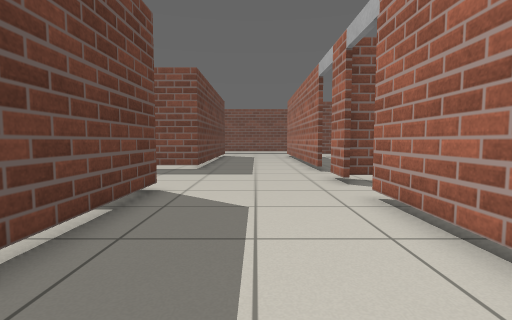
[1] (above)

18 first-person views from a walk through a world built for the Gazebo simulator. The camera is 0.72 m above the floor, tilts 4° down and sees 85° across. The floor is counted in squares, 0.5 m on a side. Each view is taken from the middle of a square. On the plan, view 1 faces up. The plan holds only what a view shows up to about 14 squares ahead; the rest is blank. The place goes on beyond the plan. Simple shapes stand in for some stock models.

[2]
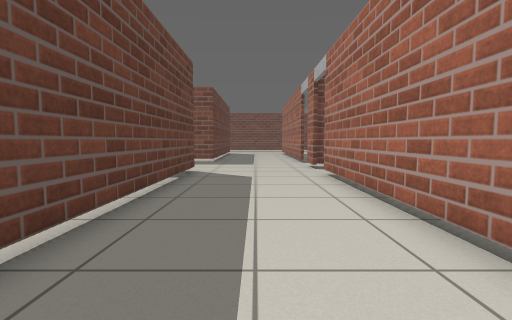

[3]
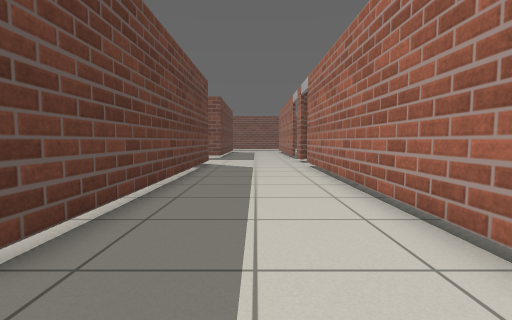

[4]
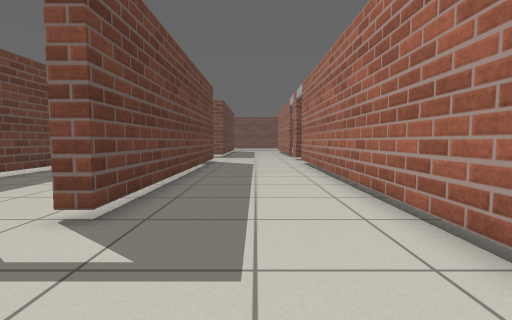

[5]
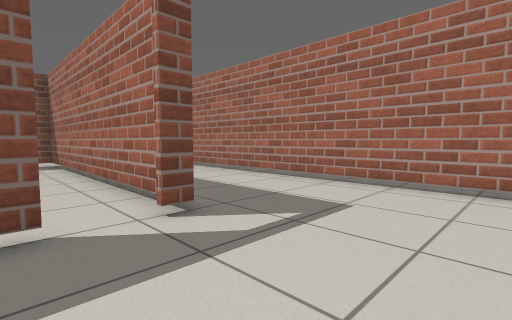

[6]
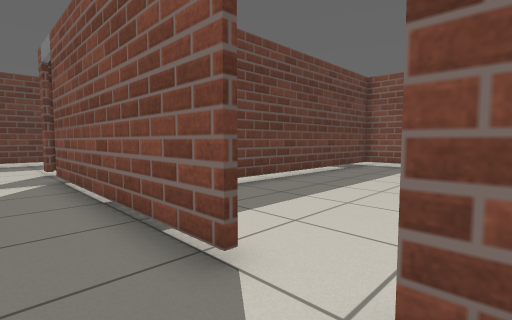

[7]
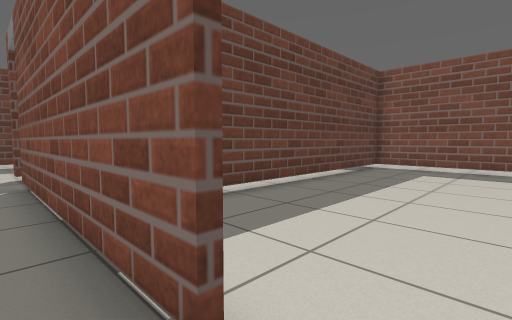

[8]
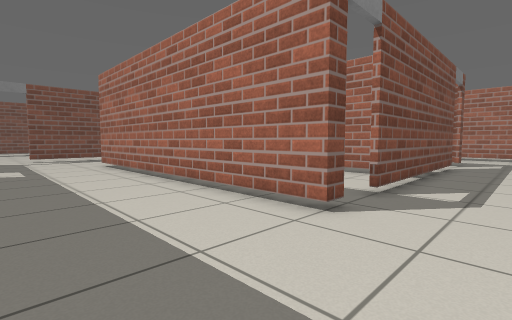

[9]
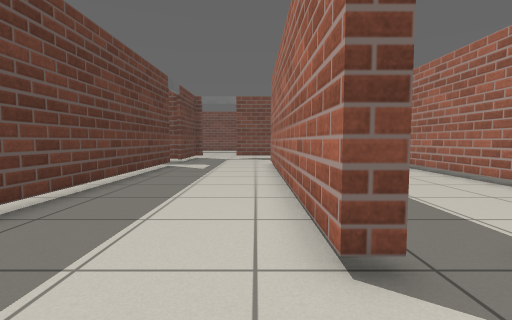

[10]
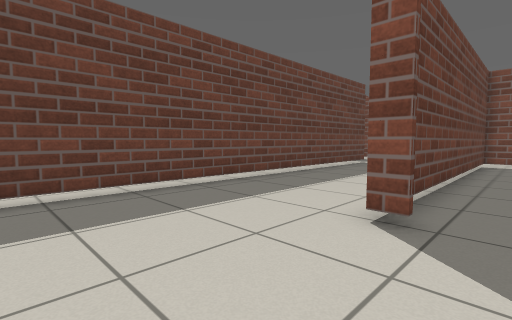

[11]
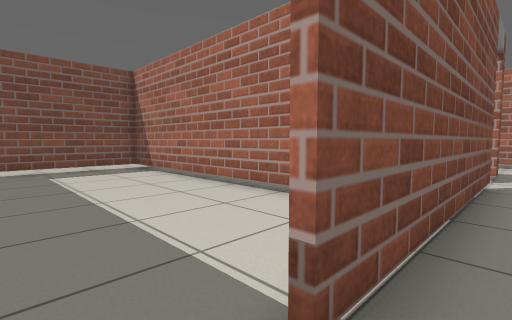

[12]
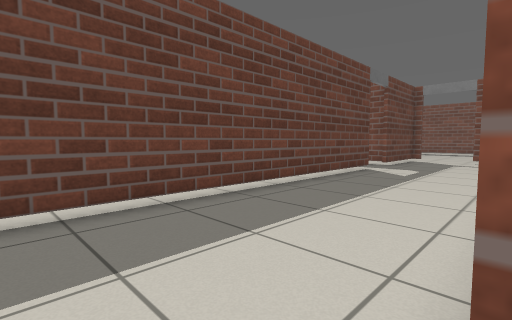

[13]
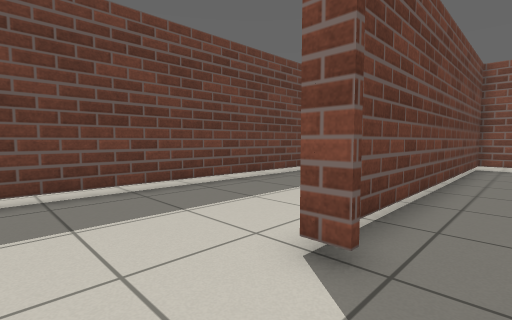

[14]
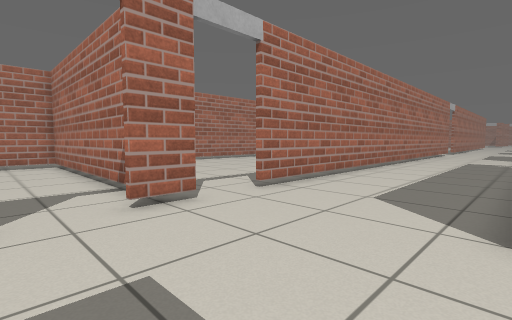

[15]
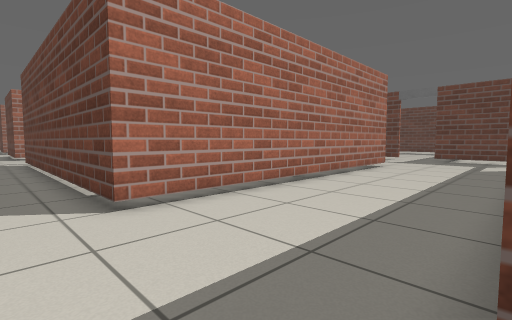

[16]
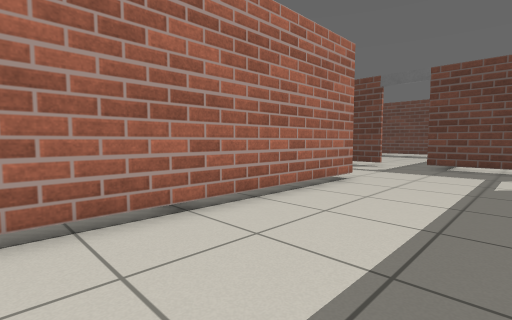

[17]
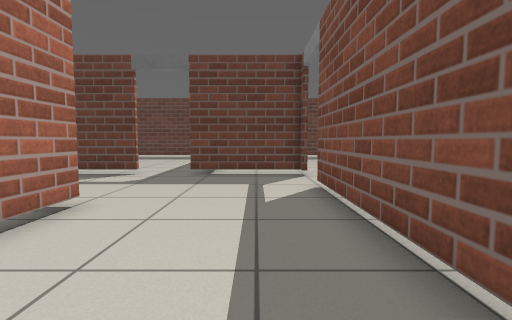

[18]
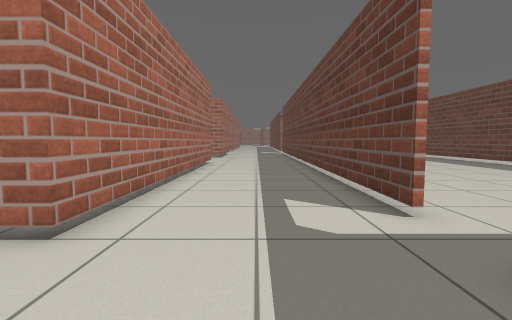

### Floor plan
Key: @ floor where view 1 was taken; # wall or solid block; . floor; B grey box; T thing the floor can be seen under or through.
Columns run from 32 left of view 1 to 9 right of it. Each row starts with its distance up from view 1.
 14         .T .########       ###.....#
 13         .T.........................B.....
 12        ..T................................
 11        ..T................................
 10          T.........................#######
  9         .............................
  8        ........#TTTTTTTTTTTTT#........
  7        ..B.....#......T......#.....B...
  6       ...T.....#......#......#.....#.....
  5      ....T.....#......#......#.....#.....
  4      ....T.....#......T......#.....#. ...
  3     .....#.....#......T......#.....#.
  2    .... .#.....#......T......#.....#.
  1   ....  .#.....#......T......#.....#.
  0  ....   .T.....#......T......#..@..#
 -1 .....   .T.....#......T......#.....#.
 -2 ....    .T.....#......T......#.....T.
 -3         .T.....#......T......#.....T.
 -4         .T.....#......# .....#.....T.
 -5         .T.....#..... #  ....#.....T.
 -6         .T.....#..#########..#.....T.
 -7         .T.........................T.
 -8         .T.........................T.
 -9         .T............     ........T.
-10         .T......            .......T.
-11         .T.....  .        .  ......T.

Positions as (right, up) in squares from view 1, and headings:
1: (0, 0), facing up
2: (0, -5), facing up
3: (0, -9), facing up
4: (0, -11), facing up
5: (-6, -11), facing up-right
6: (-3, -8), facing up-left
7: (-4, -7), facing up-left
8: (-22, -9), facing up-right
9: (-18, -9), facing up
10: (-15, -11), facing up-left
11: (-16, -7), facing up-right
12: (-17, -7), facing up-left
13: (-15, -9), facing up-left
14: (-3, 13), facing down-right
15: (-1, 14), facing down-left
16: (-7, 13), facing down-left
17: (-11, 12), facing left
18: (-20, 12), facing down
